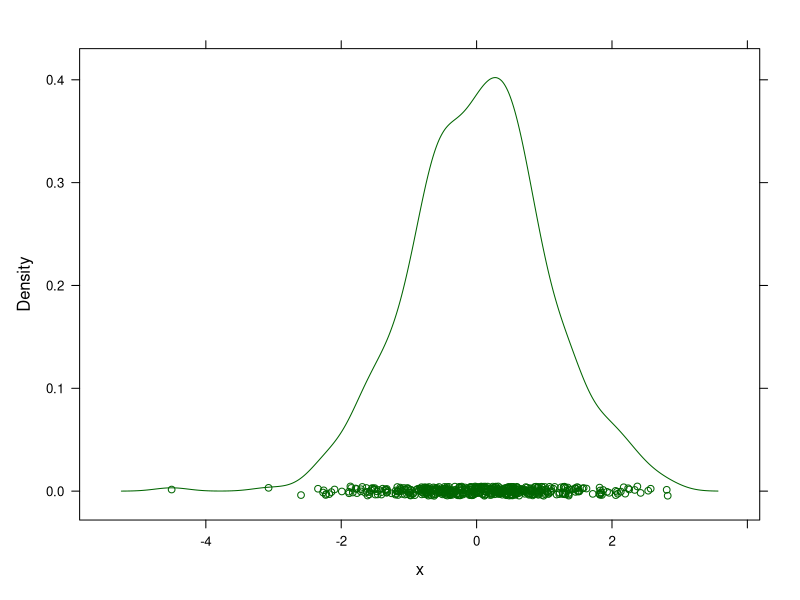
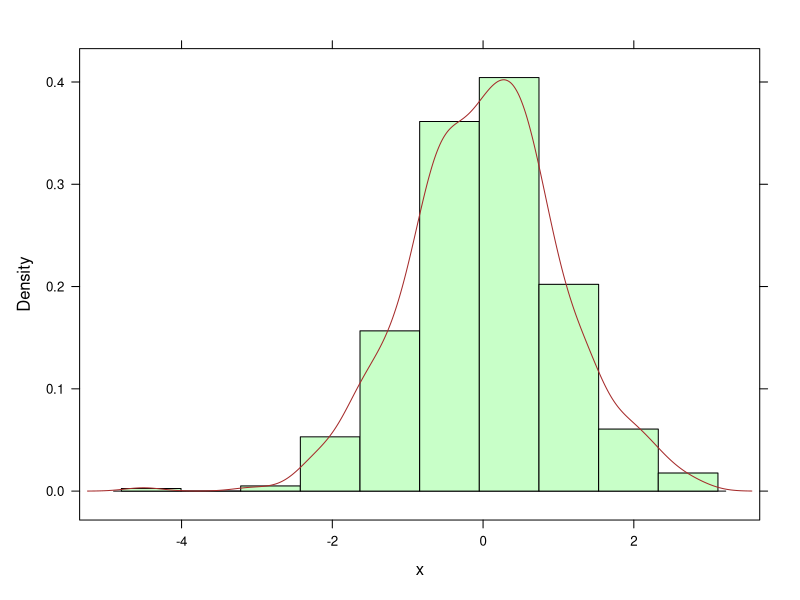
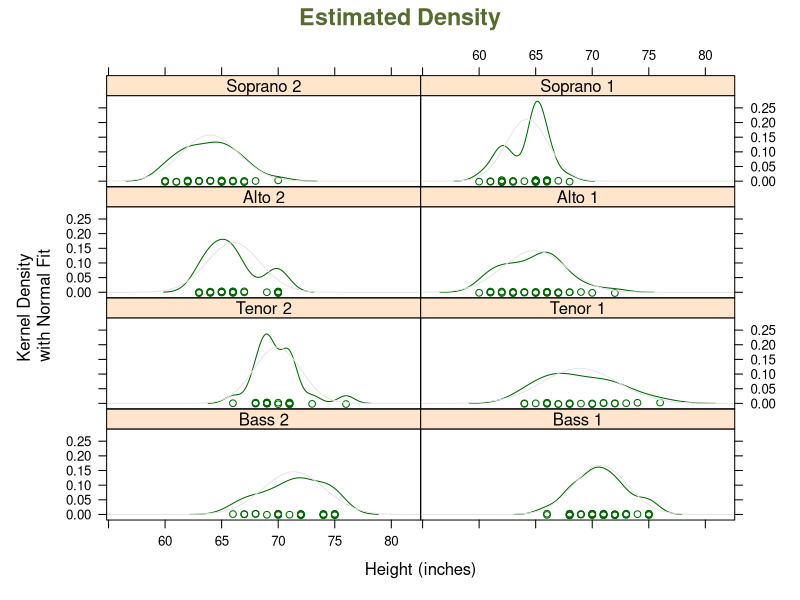
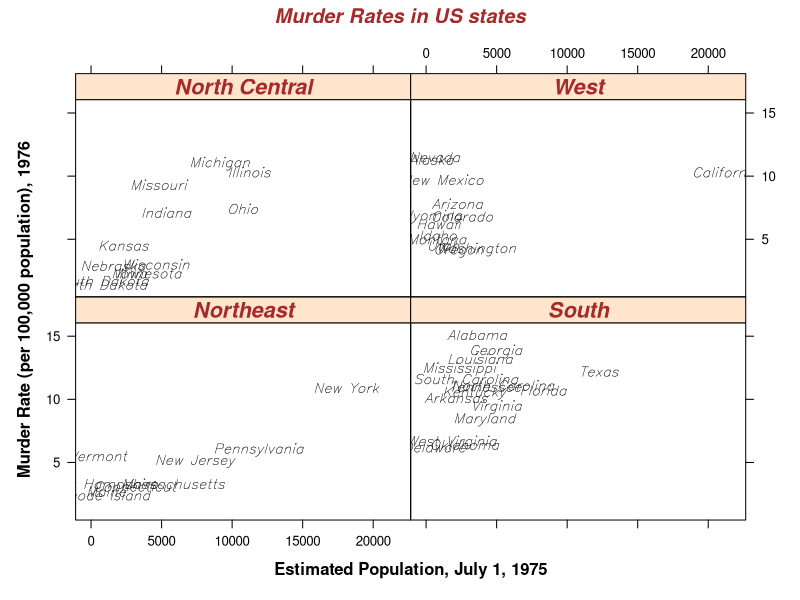
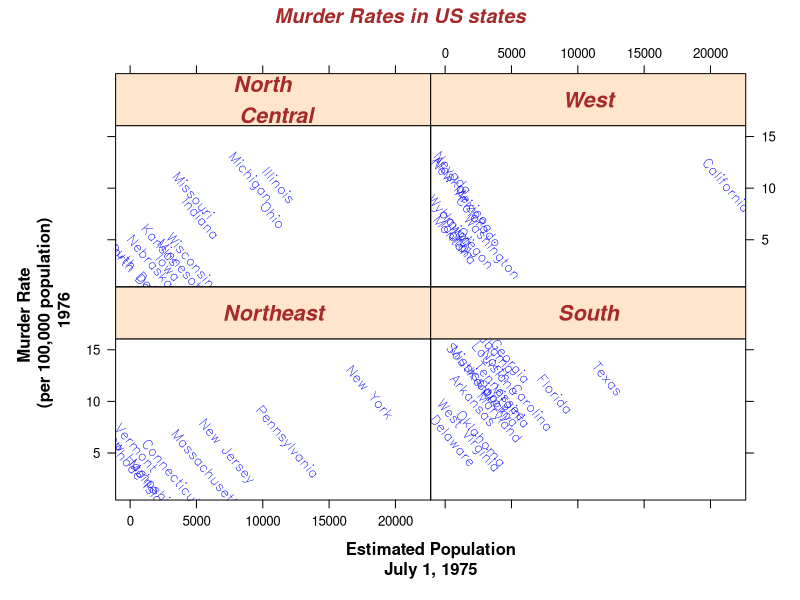
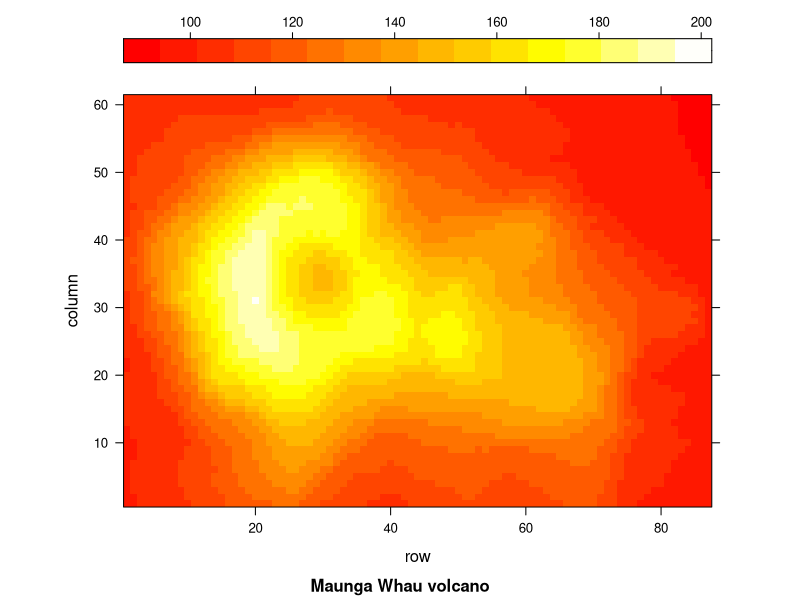
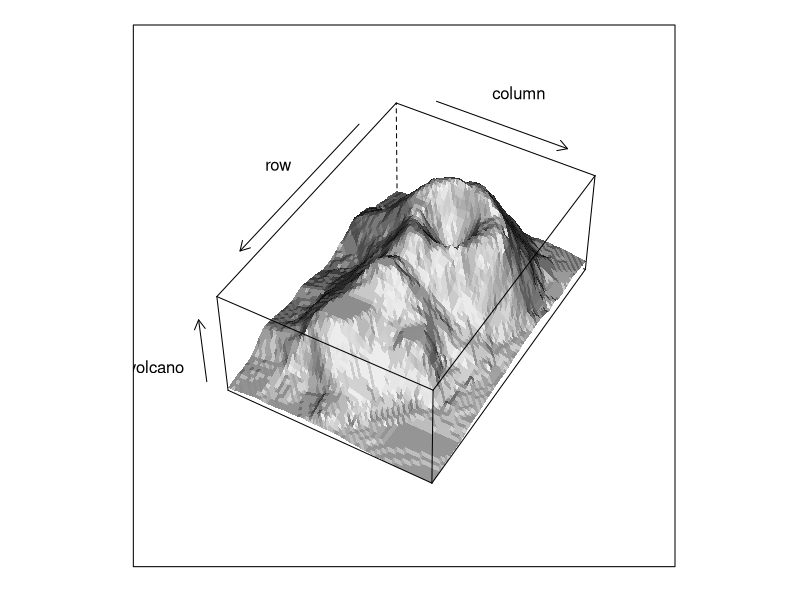
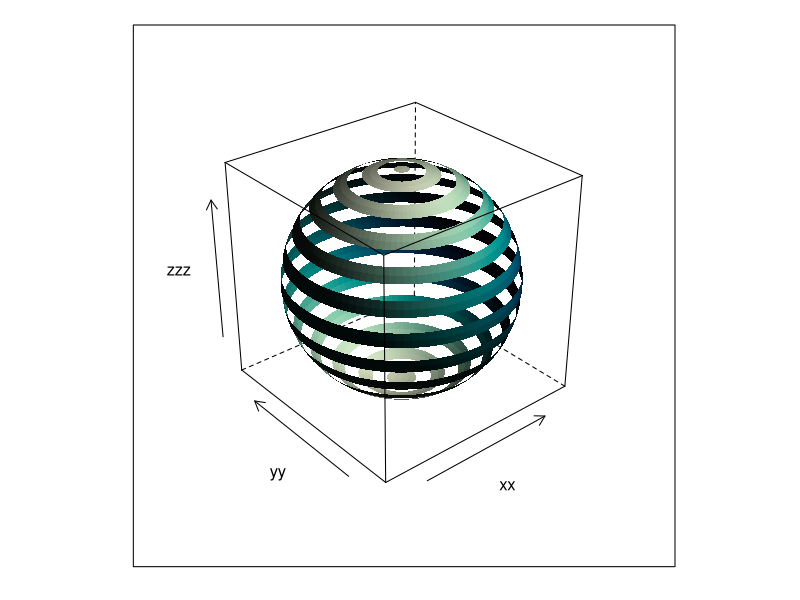

These figures' R source, in order:
#lec5_1_new.r 
# lattice, ggplot2 packages

# set working directory
setwd("D:/tempstore/moocr")

###################################
# install lattice
####################################

install.packages('lattice')
library(lattice)

# to see several plot using lattice pacakge
demo(lattice)

# to see lattice manual
help(lattice)

# ethanol data in lattice
help("ethanol")

ethanol<-read.csv("ethanol.csv")

# checking ethanol data
head(ethanol)
dim(ethanol)
str(ethanol)

table(ethanol$C)

# basic xyplot
xyplot(NOx ~ E , data = ethanol, main = "Single Panel by xyplot")

# multi panel graph
xyplot(NOx ~ E | C , data = ethanol, main = "NOx ~ E | C ")

# multi panel graph for subset
xyplot(NOx ~ E | C , data = ethanol, subset = C > 8,
       main = "NOx ~ E | C , data = ethanol, subset = C > 8")






